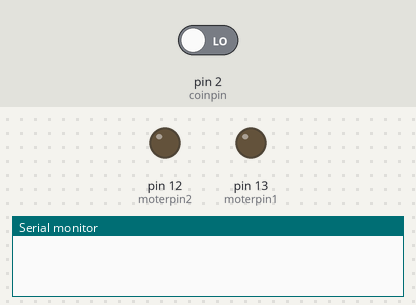
A sketch run on a simulated Arduino Uno, built with avr-gcc and run on an emulated ATmega328P. Shown: output pins drawn as LEDs (lit = HIGH), the last lines printed to the serial monitor. The test bench sets the inputs (shaded band); at power-on: pin 2 (coinpin) LOW.

Above: at 1.2 s.
1.3 s: pin 2 (coinpin) driven HIGH
At 2.4 s:
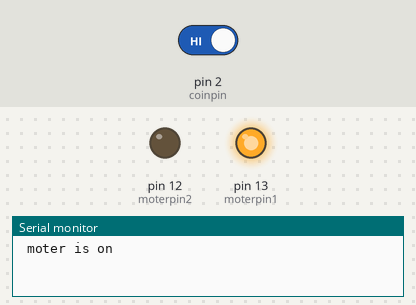
Timing chart, 0 to 8.8 s (numbered marks = the images above; inputs shaded):
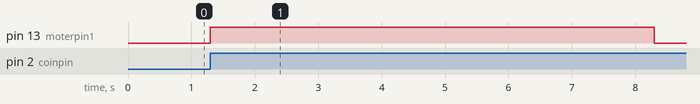

Measured:
- after the input at 1.3 s, pin 13 (moterpin1): LOW → HIGH at once, → LOW 7.0 s later

The sketch:

Commercial-Water-Vending-Machine-Code.ino
```cpp
// Constants
const int coinpin = 2;
const int moterpin1 = 13;
const int moterpin2 =12;

// Variables
volatile int pulse = 0;

boolean bInserted = false;

// Setup
void setup() {

  Serial.begin(9600);
  attachInterrupt(digitalPinToInterrupt(coinpin), coinInterrupt, RISING);
  pinMode(moterpin1, OUTPUT);
   pinMode(moterpin2, OUTPUT);

}

// Main loop
void loop() {


  if( bInserted  )
  { // for show LED ON when Inserted
     bInserted = false;
     digitalWrite(moterpin1, HIGH);
     digitalWrite(moterpin2,LOW);
     Serial.print("\n moter is on");

     delay(7000);
      Serial.print("\n moter is off");
     digitalWrite(moterpin1, LOW);


  }

  else{

  // Turn off LED
  digitalWrite(moterpin1, LOW);
 // digitalWrite(moterpin2, LOW);
  }
}

// Interrupt
void coinInterrupt(){

  // Each time a pulse is sent from the coin acceptor,
  // interrupt main loop to add 1  and flip on the LED
  pulse++ ;
  bInserted = true;

 // digitalWrite(ledpin, HIGH);
 // Serial.println( pulse );
}
```
